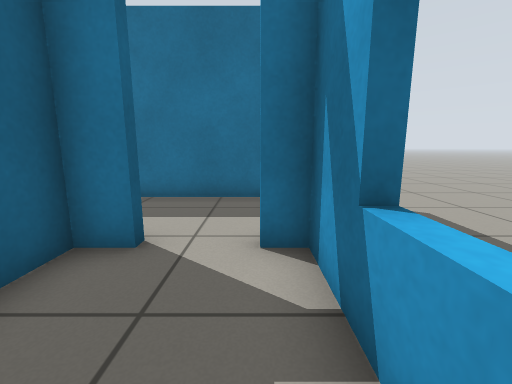
View 1 (above)

18 first-person views from a walk through a world built for the Gazebo simulator. The camera is 0.72 m above the floor, tilts 10° down and sees 90° across. The floor is counted in squares, 0.5 m on a side. Each view is taken from the middle of a square. On the plan, view 1 faces up. The plan holds only what a view shows up to about 13 squares ahead; the rest is blank. Simple patterns stand in for the simulator's built-in surfaces.

View 2
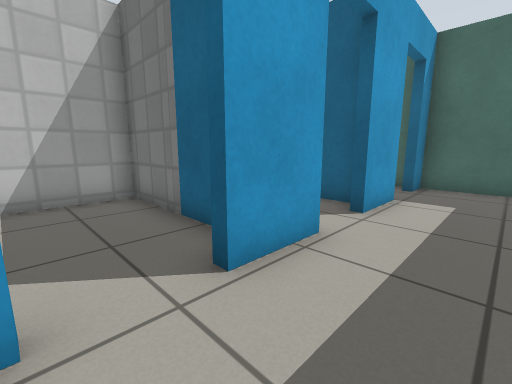

View 3
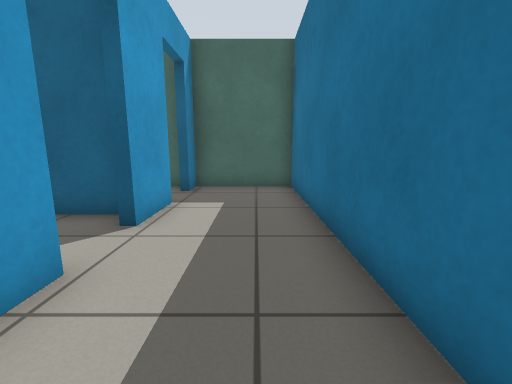

View 4
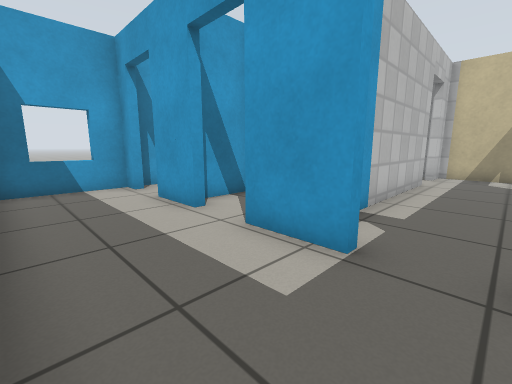

View 5
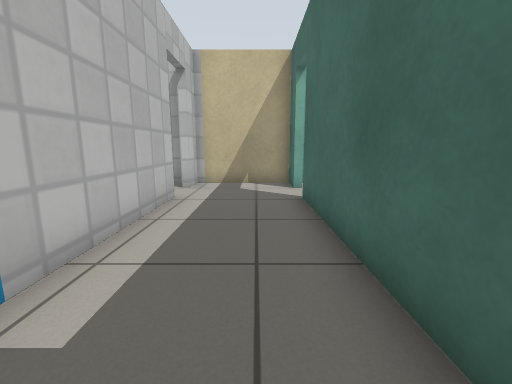

View 6
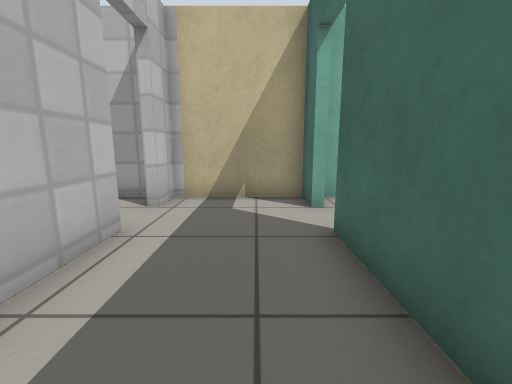

View 7
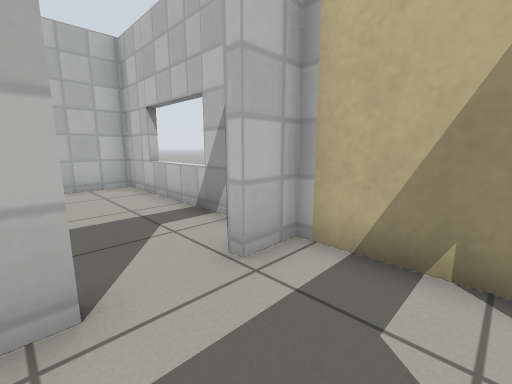

View 8
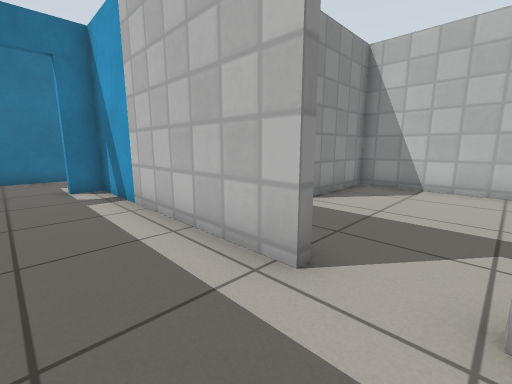

View 9
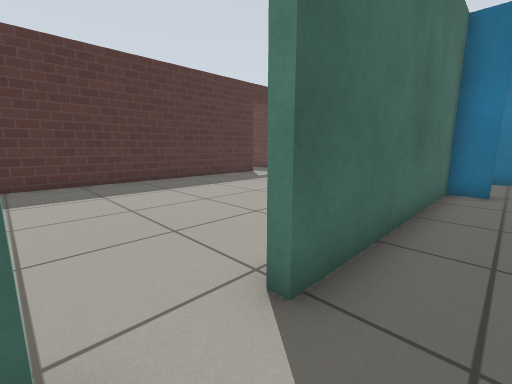

View 10
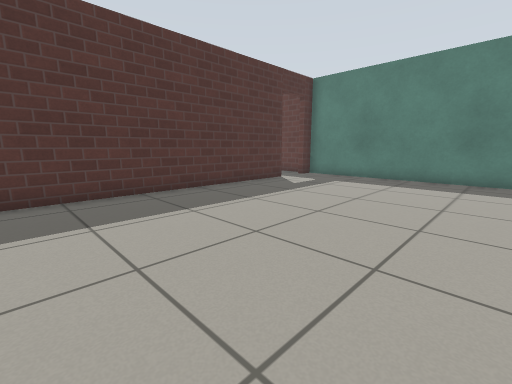

View 11
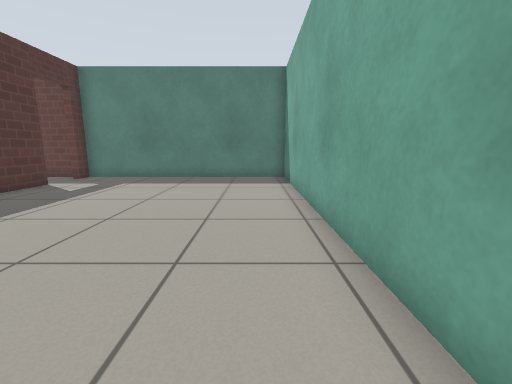

View 12
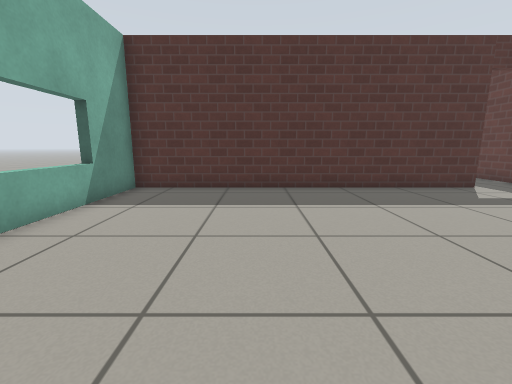

View 13
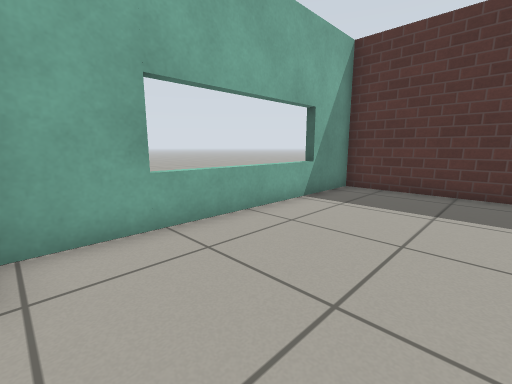

View 14
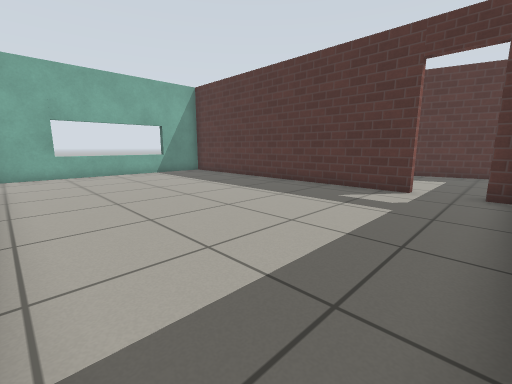

View 15
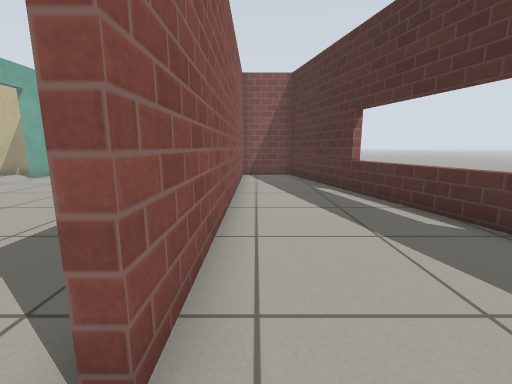

View 16
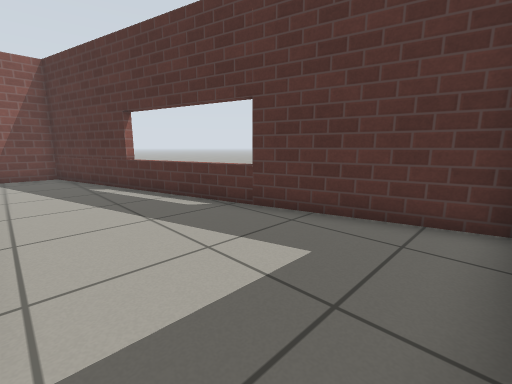

View 17
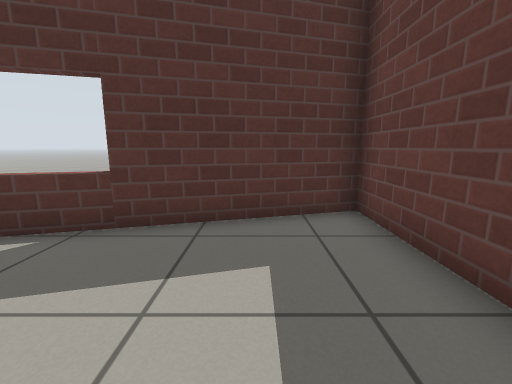

View 18
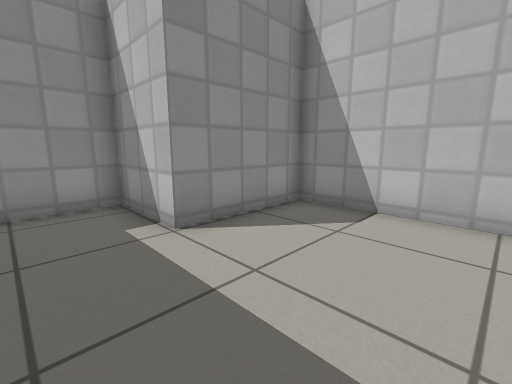

### Floor plan
Points are (right, up) in squares from view 1. A wall is a line through its corners. A room is listed if a view was taken in it or the views show most of it. See-through windows are left out.
Room 1 (view 1)
walls: (0.8, 0.6) (0.8, 3.5) (0.1, 3.5); (-1.7, 3.5) (-2.6, 3.5) (-2.6, -1.6) (0.1, -1.6)
ways out: open door at (-0.5, 4) to room 2
Room 2 (views 2, 3, 4)
walls: (-3.7, 3.8) (-1.7, 3.8); (-7.6, 3.8) (-5.5, 3.8); (0.3, 7.3) (-10.3, 7.3) (-10.3, 3.8) (-9.2, 3.8); (0.1, 3.8) (0.8, 3.8) (0.8, 7.1)
ways out: open door at (-0.5, 4) to room 1; open door at (-8.5, 4) to room 3; open door at (-4.5, 4) to room 7
Room 3 (views 5, 6, 7, 8, 9)
walls: (-6.6, -4.2) (-6.6, 3.5) (-7.6, 3.5); (-10.3, -6.1) (-10.3, -7.3) (-6.6, -7.3) (-6.6, -6.1); (-9.2, 3.5) (-10.3, 3.5) (-10.3, -4.2)
ways out: open door at (-8.5, 4) to room 2; open door at (-10.5, -5.5) to room 4; open door at (-6.5, -5.5) to room 6
Room 4 (views 10, 11, 12, 13, 14)
walls: (-10.6, -3.9) (-10.6, 7.3) (-20, 7.3) (-20, 6.5); (-20, 4.9) (-20, -7.3) (-10.9, -7.3); (-10.6, -6.9) (-10.6, -6.1)
ways out: open door at (-10.5, -5.5) to room 3; open door at (-20, 5.5) to room 5
Room 5 (views 15, 16, 17)
walls: (-20.7, 7.3) (-26.7, 7.3) (-22.8, -7.3) (-20.2, -7.3); (-20.3, -7) (-20.3, 4.9)
ways out: open door at (-20, 5.5) to room 4
Room 6 (view 18)
walls: (-6.1, -7.3) (0.8, -7.3) (0.8, -1.9) (-2.9, -1.9) (-2.9, 0.8) (-5.1, 0.8)
ways out: open door at (-6.5, -5.5) to room 3
Room 7 (no view inside)
walls: (-6.3, 3.3) (-6.3, 1.6); (-2.9, 1.4) (-2.9, 3)
ways out: open door at (-4.5, 4) to room 2

Positions as (right, up) in squares from view 1, and headings:
1: (0, 0), facing up
2: (0, 6), facing down-left
3: (-1, 6), facing left
4: (-9, 7), facing down-right
5: (-9, 3), facing down
6: (-9, 0), facing down
7: (-9, -4), facing down-right
8: (-9, -6), facing up-right
9: (-9, -6), facing up-left
10: (-12, -5), facing up-left
11: (-12, -5), facing up
12: (-11, -3), facing left
13: (-11, -3), facing down-left
14: (-11, 7), facing down-left
15: (-21, 6), facing down
16: (-21, 7), facing down-left
17: (-21, 5), facing left
18: (-5, -6), facing up-right
